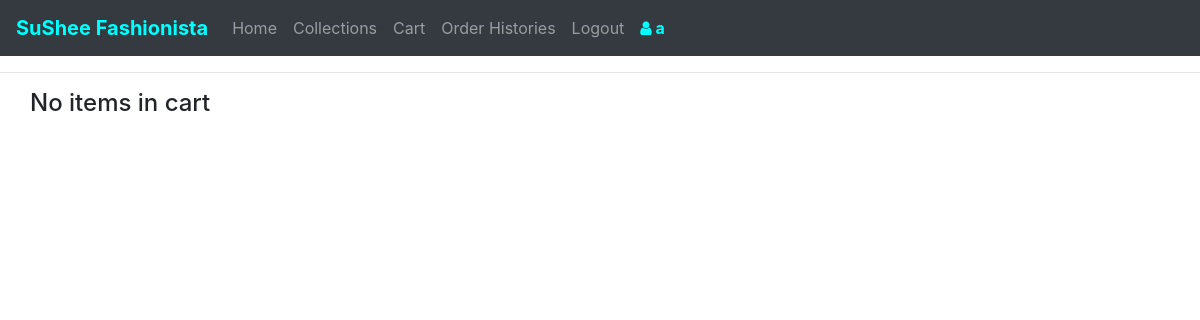
The page /cart (signed in) on the database as committed earlier.
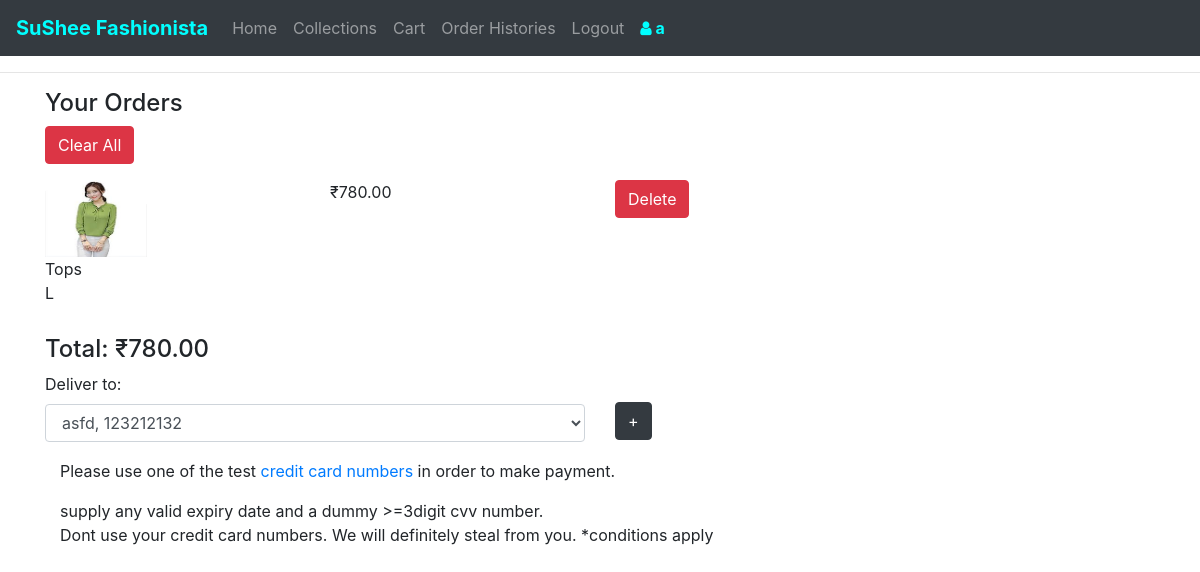
The same page on the database as committed later.
### shopping/models.py (models this page shows)
class TopRate(models.Model):
    dresstype = models.CharField(max_length = 25, default="top", editable = False)
    name = models.CharField(max_length = 100)
    model = models.CharField(max_length = 25)
    image = models.ManyToManyField(Document, related_name = "top_image")
    size = models.ManyToManyField(TopSize, related_name = "top_size")
    price = models.DecimalField(max_digits = 7, decimal_places = 2)
    def __str__(self):
        return f"{self.name} cost {rupees}{self.price}"

class Document(models.Model):
    document = models.FileField(upload_to='documents/%Y/%m/%d')
    color = models.ForeignKey(Color, on_delete = models.SET_NULL, null = True, related_name = "dress_color")
    datetime = models.DateTimeField(auto_now_add=True)

class TopSize(models.Model):
    size = models.CharField(max_length = 4, unique = True)
    tofitbust = models.DecimalField(max_digits = 5, decimal_places = 1, validators=[MinValueValidator(1), MaxValueValidator(100)])
    frontlength = models.DecimalField(max_digits = 5, decimal_places = 1, validators=[MinValueValidator(1), MaxValueValidator(100)])
    tofitwaist = models.DecimalField(max_digits = 5, decimal_places = 1, validators=[MinValueValidator(1), MaxValueValidator(100)])
    def __str__(self):
        return f"{self.size}"

### shopping/views.py (the view, shortened to what this page needs)
# urls.py: path("cart", views.cart, name="cart"),
@login_required(login_url='/login')
def cart(request):
    userorders = DressOrder.objects.filter(user = request.user, paid = False).order_by('-pk')
    userorder_list = []
    total_cost = 0
    for userorder in userorders:
        try:
            order = rate_dict[userorder.dresstype]['rate'].objects.get(pk = userorder.dresspk)
            size = rate_dict[userorder.dresstype]['size'].objects.get(pk = userorder.sizepk)
            orderpk = userorder.pk
        except:
            continue
        userorder_list.append((order, size, orderpk))
        total_cost += order.price
    context = {
        "deliveryaddress" : DeliveryAddress.objects.filter(user = request.user).order_by('-pk'),
        "total_cost" : total_cost,
        "currency" : rupees,
        "userorder_list" : userorder_list
    }
    return render(request, "shopping/cart.html", context)

### shopping/models.py (called while the page is built)
    def __str__(self):
        return f"{self.address}, {self.phone_number}"

### shopping/templates/shopping/cart.html (shortened to what this page needs)
{% extends "shopping/layout.html" %}
{% block body %}
<hr>
<div class="container">
  {% if userorder_list %}
  <h4>Your Orders</h4>
    <form method="post">
      <div class="form-group">
        <button type="submit" class="btn btn-danger">Clear All</button>
      </div>
    </form>
  {% endif %}
  <div class="row">
  {% for userorder, size, orderpk in userorder_list %}
    <div class="cart_dress_image col-sm-3">
      <a href="{% url 'dressitem' userorder.dresstype userorder.pk %}">
        <img src="{{userorder.image.first.document.url}}" alt="{{userorder.image.first}}" width="40%" height="50%"/></a>
      <div class="cart_dress_name">
        {{userorder.name}}
      </div>
      <div class="cart_dress_size">
        {{size}}
      </div>
    </div>
    <div class="cart_dress_price col-sm-3">
      {{currency}}{{userorder.price}}
    </div>
    <form method="post" class="col-sm-4">
      <button type="submit" class="btn btn-danger">Delete</button>
    </form>
  {% empty %}
    <h4>No items in cart</h4>
  {% endfor %}
  {% if userorder_list %}
  <div class="col-sm-3">
    <h4>Total: {{currency}}{{total_cost}}<h4>
  </div>
  {% endif %}
</div>
{% if userorder_list %}
  <div class="row">
    <div class="form-group col-sm-6">
      <label for="delivery_address">Deliver to:</label>
      <select class="form-control" id="delivery_address">
        {% for d in deliveryaddress %}
          {% if d == deliveryaddress.0 %}
            <option value="{{d.pk}}" selected>{{d}}</option>
          {% else %}
            <option value="{{d.pk}}">{{d}}</option>
          {% endif %}
        {% endfor %}
      </select>
    </div>
    <div class="form-group col-sm-6" style="margin-top:30px;">
      <button type="button" class="btn btn-dark" id="add_new_address">+</button>
    </div>
    <div class="col-sm-6">
    </div>
  </div>
  <div id="dmake_payment">
    <div class="container">
      <p>Please use one of the test <a href="https://stripe.com/docs/testing#cards">credit card numbers</a> in order to make payment.</p>
      supply any valid expiry date and a dummy >=3digit cvv number.
      <p>Dont use your credit card numbers. We will definitely steal from you.
      *conditions apply</p>
    </div>
  </div>
  {% endif %}
</div>
{% endblock %}

Rows that differ between the two databases and show on the page:
added TopRate: image.first.document (picture), name "Tops", size "L", currency "₹", price "780.00"
Other text that changed with them:
{{ currency }}: (not shown) → "₹"
{{ total_cost }}: (not shown) → "780.00"
form field value: (not shown) → "asfd, 123212132"
text no longer shown: "No items in cart"
text now shown: "Your Orders Clear All Total: Deliver to: + Please use one of the test credit card numbers in order to make payment. supply any valid expiry date and a dummy >=3digit cvv number. Dont use your credit card numbers. We will definitely steal from you. *conditions apply"
